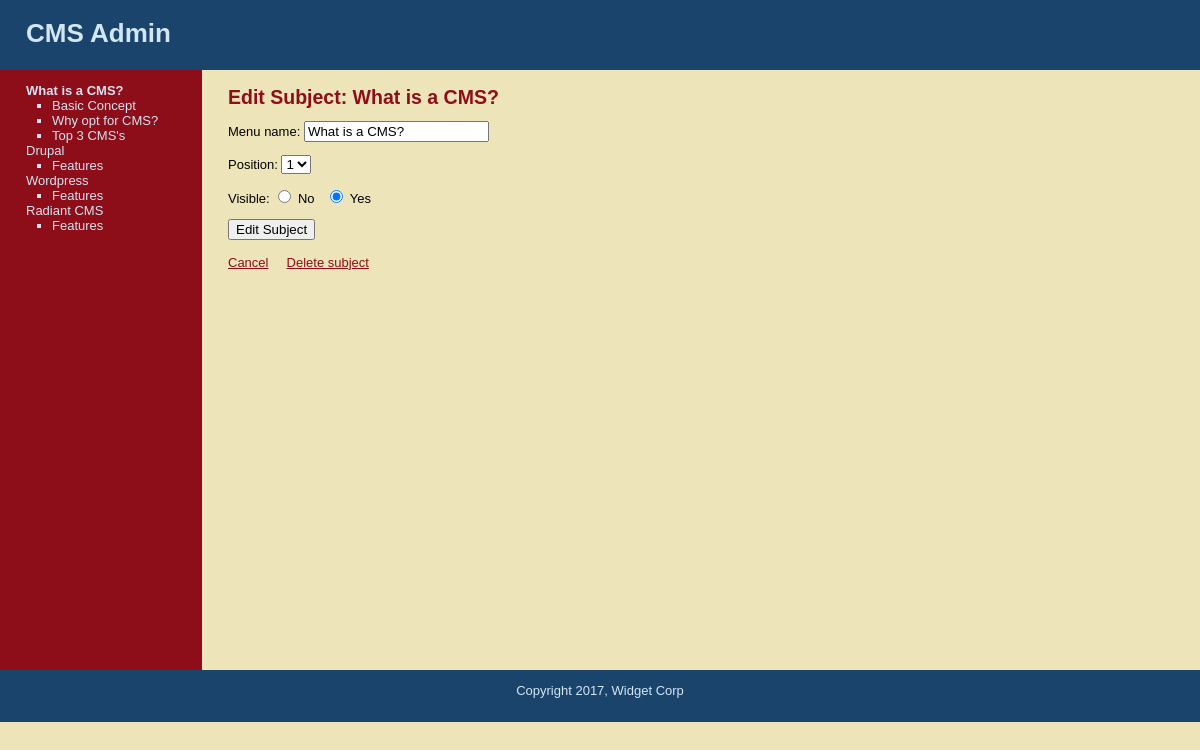
Page /cms/public/edit_subject.php?subject=7 (signed in) on the committed database.
### tables this page shows
CREATE TABLE `subjects` (
  `id` int(11) NOT NULL,
  `menu_name` varchar(30) NOT NULL,
  `position` int(3) NOT NULL,
  `visible` tinyint(1) NOT NULL
);

CREATE TABLE `pages` (
  `id` int(11) NOT NULL,
  `subject_id` int(11) NOT NULL,
  `menu_name` varchar(30) NOT NULL,
  `position` int(3) NOT NULL,
  `visible` tinyint(1) NOT NULL,
  `content` text
);

### cms/public/edit_subject.php (the view, shortened to what this page needs)
<?php require_once("../includes/db_connection.php"); ?>
<?php require_once("../includes/functions.php"); ?>
<?php find_selected_page(); ?>
<?php include("../includes/layouts/header.php"); ?>
<div id="main">
  <div id="navigation">
		<?php echo navigation($current_subject, $current_page); ?>
  </div>
  <div id="page">
		<h2>Edit Subject: <?php echo htmlentities($current_subject["menu_name"]); ?></h2>
		<form action="edit_subject.php?subject=<?php echo urlencode($current_subject["id"]); ?>" method="post">
		  <p>Menu name:
		    <input type="text" name="menu_name" value="<?php echo htmlentities($current_subject["menu_name"]); ?>" />
		  </p>
		  <p>Position:
		    <select name="position">
				<?php
					$subject_set = find_all_subjects(false);
					$subject_count = mysqli_num_rows($subject_set);
					for($count=1; $count <= $subject_count; $count++) {
						echo "<option value=\"{$count}\"";
						if ($current_subject["position"] == $count) {
							echo " selected";
						}
						echo ">{$count}</option>";
					}
				?>
		    </select>
		  </p>
		  <p>Visible:
		    <input type="radio" name="visible" value="0" <?php if ($current_subject["visible"] == 0) { echo "checked"; } ?> /> No
		    &nbsp;
		    <input type="radio" name="visible" value="1" <?php if ($current_subject["visible"] == 1) { echo "checked"; } ?>/> Yes
		  </p>
		  <input type="submit" name="submit" value="Edit Subject" />
		</form>
		<br />
		<a href="manage_content.php">Cancel</a>
		<a href="delete_subject.php?subject=<?php echo urlencode($current_subject["id"]); ?>" onclick="return confirm('Are you sure?');">Delete subject</a>
	</div>
</div>
<?php include("../includes/layouts/footer.php"); ?>

### cms/includes/functions.php (shortened to what this page needs)
<?php
	function find_all_subjects($public=true) {
		global $connection;
		$query  = "SELECT * ";
		$query .= "FROM subjects ";
		$query .= "ORDER BY position ASC";
		$subject_set = mysqli_query($connection, $query);
		return $subject_set;
	}
	function find_pages_for_subject($subject_id, $public=true) {
		global $connection;
		$safe_subject_id = mysqli_real_escape_string($connection, $subject_id);
		$query  = "SELECT * ";
		$query .= "FROM pages ";
		$query .= "WHERE subject_id = {$safe_subject_id} ";
		$query .= "ORDER BY position ASC";
		$page_set = mysqli_query($connection, $query);
		return $page_set;
	}
	function find_subject_by_id($subject_id, $public=true) {
		global $connection;
		$safe_subject_id = mysqli_real_escape_string($connection, $subject_id);
		$query  = "SELECT * ";
		$query .= "FROM subjects ";
		$query .= "WHERE id = {$safe_subject_id} ";
		$query .= "LIMIT 1";
		$subject_set = mysqli_query($connection, $query);
		if($subject = mysqli_fetch_assoc($subject_set)) {
			return $subject;
		} else {
			return null;
		}
	}
	function find_selected_page($public=false) {
		if (isset($_GET["subject"])) {
			$current_subject = find_subject_by_id($_GET["subject"], $public);
			if ($current_subject && $public) {
				$current_page = find_default_page_for_subject($current_subject["id"]);
			} else {
				$current_page = null;
			}
		} elseif (isset($_GET["page"])) {
			$current_subject = null;
			$current_page = find_page_by_id($_GET["page"], $public);
		} else {
			$current_subject = null;
			$current_page = null;
		}
	}
	function navigation($subject_array, $page_array) {
		$output = "<ul class=\"subjects\">";
		$subject_set = find_all_subjects(false);
		while($subject = mysqli_fetch_assoc($subject_set)) {
			$output .= "<li";
			if ($subject_array && $subject["id"] == $subject_array["id"]) {
				$output .= " class=\"selected\"";
			}
			$output .= ">";
			$output .= "<a href=\"manage_content.php?subject=";
			$output .= urlencode($subject["id"]);
			$output .= "\">";
			$output .= htmlentities($subject["menu_name"]);
			$output .= "</a>";
			$page_set = find_pages_for_subject($subject["id"], false);
			$output .= "<ul class=\"pages\">";
			while($page = mysqli_fetch_assoc($page_set)) {
				$output .= "<li";
				$output .= ">";
				$output .= "<a href=\"manage_content.php?page=";
				$output .= urlencode($page["id"]);
				$output .= "\">";
				$output .= htmlentities($page["menu_name"]);
				$output .= "</a></li>";
			}
			$output .= "</ul></li>";
		}
		$output .= "</ul>";
		return $output;
	}
?>

### cms/public/stylesheets/public.css (style rules this page uses)
html { height: 100%; width: 100%; }
body { width: 100%; height: 100%; margin: 0; padding: 0; border: 0; font-family: Verdana, Arial, Helvetica, sans-serif; font-size: 13px; line-height: 15px; background: #EEE4B9; }
a { color: #8D0D19; }
#main { height: 600px; width: 100%; margin: 0; padding: 0; background: #EEE4B9; }
#navigation { float: left; width: 150px; height: 100%; margin: 0; padding: 0 2em; color: #D4E6F4; background: #8D0D19; }
#navigation a { color: #D4E6F4; text-decoration: none; }
ul.subjects { margin: 1em 0; padding-left: 0; list-style: none; }
ul.pages { padding-left: 2em; list-style: square; font-weight: normal; }
.selected { font-weight: bold; }
#page { float: left; height: 100%; padding-left: 2em; vertical-align: top; background: #EEE4B9; width:800px; }
#page h2 { color: #8D0D19; margin-top: 1em; }

### rows in the picture
subjects: value "What is a CMS?", menu_name "What is a CMS?", position "1", visible "☑"
pages: value "Basic Concept"
pages: value "Why opt for CMS?"
pages: value "Top 3 CMS's"
subjects: value "Drupal"
pages: value "Features"
subjects: value "Wordpress"
pages: value "Features"
subjects: value "Radiant CMS"
pages: value "Features"
